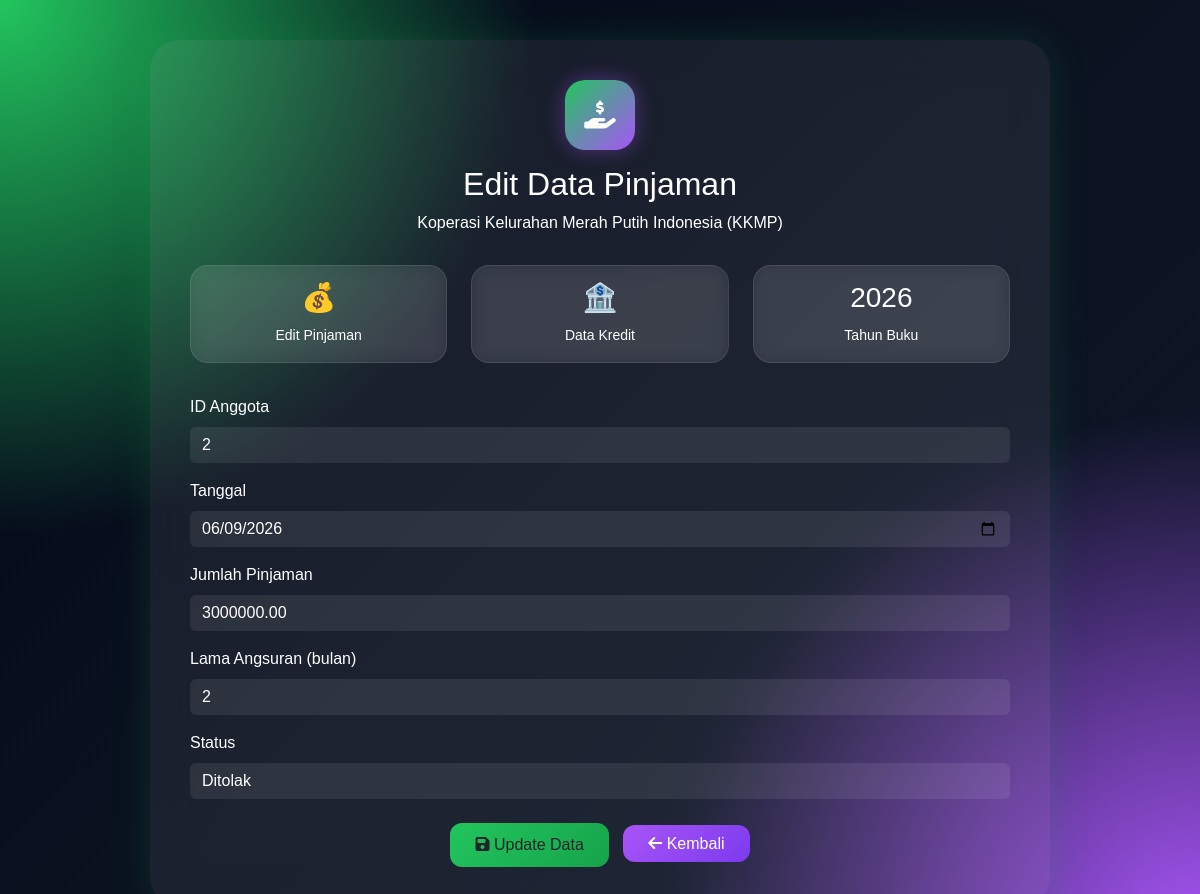
The app's page /koperasi/pinjaman/edit_pinjaman.php?id=3 with its own data.
### tables this page shows
CREATE TABLE `pinjaman` (
  `id_pinjaman` int(11) NOT NULL,
  `id_anggota` int(11) DEFAULT NULL,
  `tanggal` date DEFAULT NULL,
  `jumlah_pinjaman` decimal(12,2) DEFAULT NULL,
  `lama_angsuran` int(11) DEFAULT NULL,
  `status` varchar(30) DEFAULT NULL
);

### koperasi/pinjaman/edit_pinjaman.php (the view, shortened to what this page needs)
<?php
include "../config/koneksi.php";
$id = $_GET['id'];
$data = mysqli_query($koneksi, "
    SELECT * FROM pinjaman
    WHERE id_pinjaman='$id'
");
$d = mysqli_fetch_assoc($data);
?>
<!DOCTYPE html>
<html lang="id">
<head>
<link href="https://cdn.jsdelivr.net/npm/bootstrap@5.3.3/dist/css/bootstrap.min.css" rel="stylesheet">
<link href="https://cdnjs.cloudflare.com/ajax/libs/font-awesome/6.5.1/css/all.min.css" rel="stylesheet">
</head>
<body>
<div class="vip-card">
    <div class="header">
        <div class="logo-box">
            <i class="fas fa-hand-holding-dollar"></i>
        </div>
        <h2>Edit Data Pinjaman</h2>
        <p>Koperasi Kelurahan Merah Putih Indonesia (KKMP)</p>
    </div>
    <div class="row mb-4">
        <div class="col-md-4 mb-2">
            <div class="mini-card">
                <h3>💰</h3>
                <small>Edit Pinjaman</small>
            </div>
        </div>
        <div class="col-md-4 mb-2">
            <div class="mini-card">
                <h3>🏦</h3>
                <small>Data Kredit</small>
            </div>
        </div>
        <div class="col-md-4 mb-2">
            <div class="mini-card">
                <h3>2026</h3>
                <small>Tahun Buku</small>
            </div>
        </div>
    </div>
    <form method="POST">
        <div class="mb-3">
            <label>ID Anggota</label>
            <input type="number" name="id_anggota"
            value="<?= $d['id_anggota'] ?>"
            class="form-control" required>
        </div>
        <div class="mb-3">
            <label>Tanggal</label>
            <input type="date" name="tanggal"
            value="<?= $d['tanggal'] ?>"
            class="form-control" required>
        </div>
        <div class="mb-3">
            <label>Jumlah Pinjaman</label>
            <input type="number" name="jumlah_pinjaman"
            value="<?= $d['jumlah_pinjaman'] ?>"
            class="form-control" required>
        </div>
        <div class="mb-3">
            <label>Lama Angsuran (bulan)</label>
            <input type="number" name="lama_angsuran"
            value="<?= $d['lama_angsuran'] ?>"
            class="form-control" required>
        </div>
        <div class="mb-4">
            <label>Status</label>
            <select name="status" class="form-select">
                <option value="Ditolak" <?= $d['status']=="Ditolak"?"selected":"" ?>>Ditolak</option>
            </select>
        </div>
        <div class="text-center">
            <button type="submit" name="update" class="btn btn-update">
                <i class="fas fa-save"></i> Update Data
            </button>
            <a href="index.php" class="btn-back">
                <i class="fas fa-arrow-left"></i> Kembali
            </a>
        </div>
    </form>
</div>
</body>
</html>

### koperasi/pinjaman/edit_pinjaman.php (style rules this page uses)
body { background: radial-gradient(circle at top left,#22c55e 0%,transparent 35%), radial-gradient(circle at bottom right,#a855f7 0%,transparent 35%), linear-gradient(135deg,#020617,#0b1220,#0f172a); min-height:100vh; padding:40px; font-family:Poppins, sans-serif; color:white; }
.vip-card { max-width:900px; margin:auto; background:rgba(255,255,255,0.07); backdrop-filter:blur(25px); padding:40px; border-radius:30px; box-shadow:0 0 40px rgba(34,197,94,0.15); }
.header { text-align:center; margin-bottom:30px; }
.logo-box { width:70px; height:70px; margin:auto; border-radius:20px; display:flex; align-items:center; justify-content:center; background:linear-gradient(135deg,#22c55e,#a855f7); font-size:28px; margin-bottom:15px; box-shadow:0 0 20px rgba(168,85,247,0.4); }
.mini-card { background:rgba(255,255,255,0.08); padding:15px; border-radius:18px; text-align:center; backdrop-filter:blur(10px); border:1px solid rgba(255,255,255,0.1); transition:0.3s; }
.form-control, .form-select { background:rgba(255,255,255,0.08); border:none; color:white; }
label { margin-bottom:8px; }
.btn-update { background:linear-gradient(135deg,#22c55e,#16a34a); border:none; padding:10px 25px; border-radius:12px; }
.btn-back { background:linear-gradient(135deg,#a855f7,#7c3aed); border:none; padding:10px 25px; border-radius:12px; color:white; margin-left:10px; text-decoration:none; }

### records on screen
pinjaman: id_anggota "2", tanggal "06/09/2026", jumlah_pinjaman "3000000.00", lama_angsuran "2", status "Ditolak"
